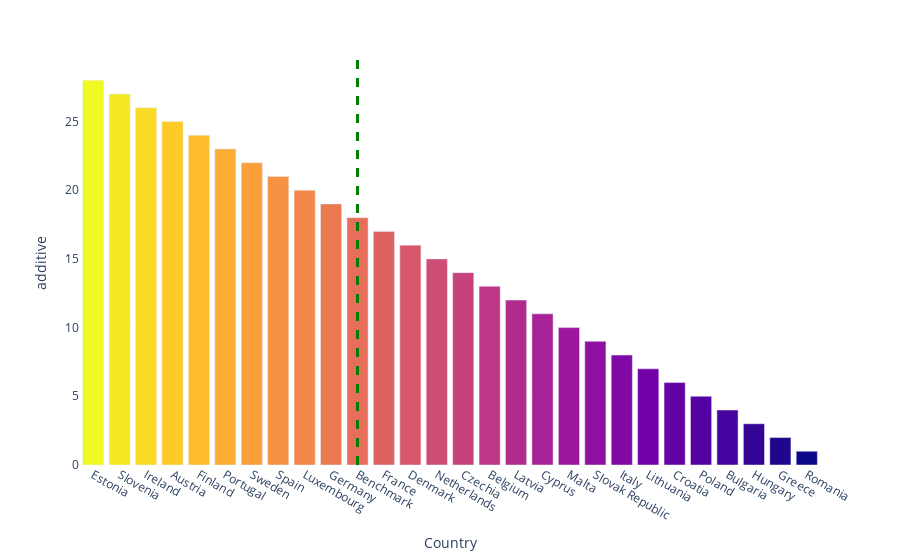

The cell this chart's notebook holds for it:
### Code cell
fig = px.bar(ranked_df.reset_index(drop=False), x=ranked_df.index.name, y=score, color=score)

fig.add_vline(ranked_df.index.tolist().index('Benchmark'), line_width = 3, line_dash = 'dash', line_color='green')

fig.update_layout(paper_bgcolor = 'rgba (0,0,0,0)', plot_bgcolor='rgba (0,0,0,0)')

fig.update_traces(marker_coloraxis = None)

fig.show()

### Figure 1 — Plotly figure (JSON) as saved in the notebook; plotly's stock layout.template omitted (floating-point values rounded to 4 significant figures)
{"data": [{"alignmentgroup": "True", "hovertemplate": "Country=%{x}<br>additive=%{marker.color}<extra></extra>", "legendgroup": "", "marker": {"color": [28, 27, 26, 25, 24, 23, 22, 21, 20, 19, 18, 17, 16, 15, 14, 13, 12, 11, 10, 9, 8, 7, 6, 5, 4, 3, 2, 1], "pattern": {"shape": ""}}, "name": "", "offsetgroup": "", "orientation": "v", "showlegend": false, "textposition": "auto", "type": "bar", "x": ["Estonia", "Slovenia", "Ireland", "Austria", "Finland", "Portugal", "Sweden", "Spain", "Luxembourg", "Germany", "Benchmark", "France", "Denmark", "Netherlands", "Czechia", "Belgium", "Latvia", "Cyprus", "Malta", "Slovak Republic", "Italy", "Lithuania", "Croatia", "Poland", "Bulgaria", "Hungary", "Greece", "Romania"], "xaxis": "x", "y": [28, 27, 26, 25, 24, 23, 22, 21, 20, 19, 18, 17, 16, 15, 14, 13, 12, 11, 10, 9, 8, 7, 6, 5, 4, 3, 2, 1], "yaxis": "y"}], "layout": {"barmode": "relative", "coloraxis": {"colorbar": {"title": {"text": "additive"}}, "colorscale": [[0, "#0d0887"], [0.1111, "#46039f"], [0.2222, "#7201a8"], [0.3333, "#9c179e"], [0.4444, "#bd3786"], [0.5556, "#d8576b"], [0.6667, "#ed7953"], [0.7778, "#fb9f3a"], [0.8889, "#fdca26"], [1, "#f0f921"]]}, "legend": {"tracegroupgap": 0}, "margin": {"t": 60}, "paper_bgcolor": "rgba (0,0,0,0)", "plot_bgcolor": "rgba (0,0,0,0)", "shapes": [{"line": {"color": "green", "dash": "dash", "width": 3}, "type": "line", "x0": 10, "x1": 10, "xref": "x", "y0": 0, "y1": 1, "yref": "y domain"}], "xaxis": {"anchor": "y", "domain": [0, 1], "title": {"text": "Country"}}, "yaxis": {"anchor": "x", "domain": [0, 1], "title": {"text": "additive"}}}}
